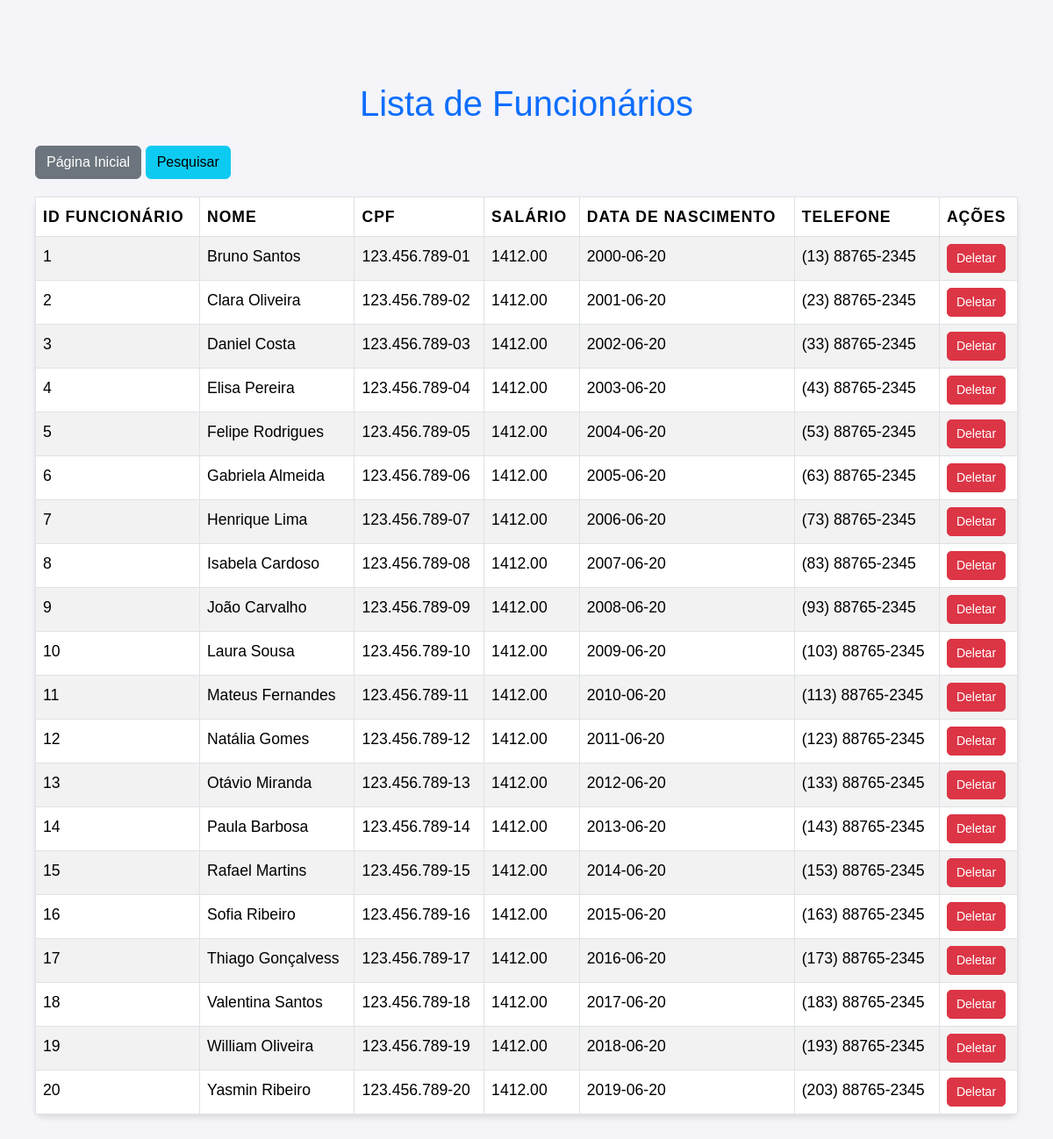
Before: /funcionariosql.php (signed in) with the older database file.
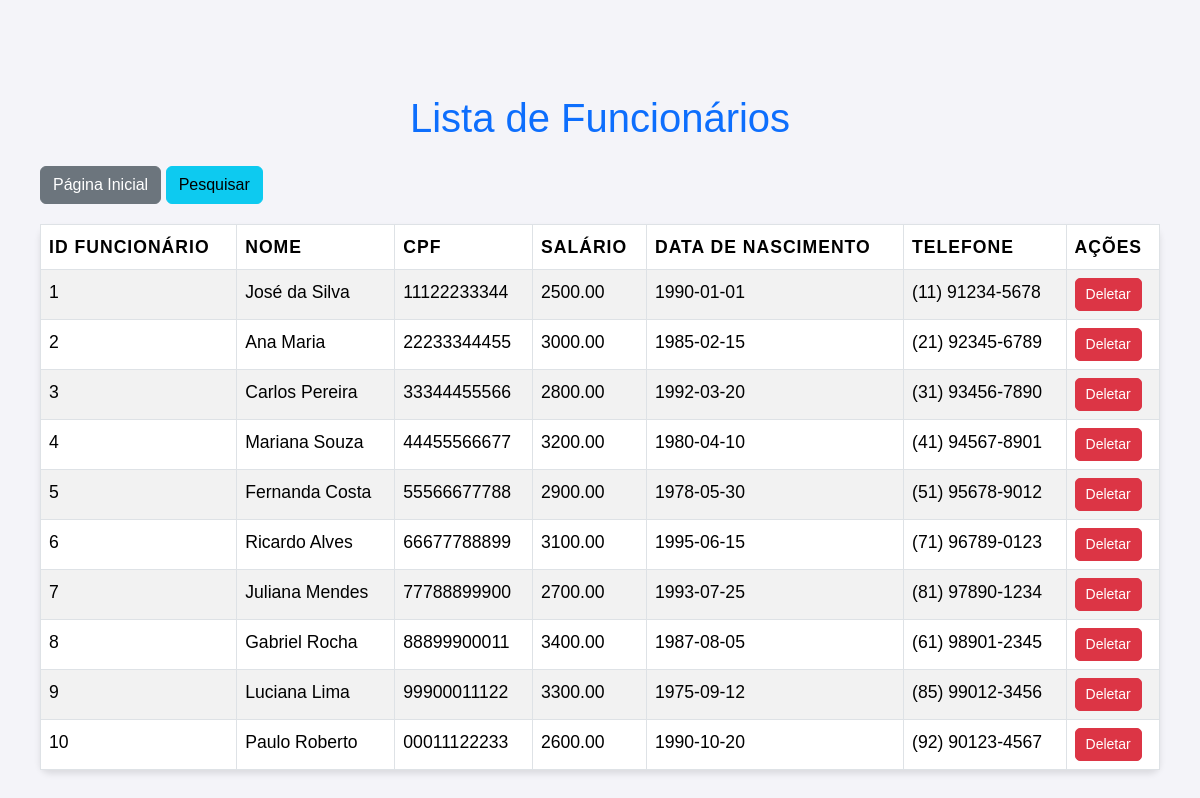
After: the same page with the newer database file.
### tables this page shows
CREATE TABLE IF NOT EXISTS `funcionario` (
  `idfuncionario` INT NOT NULL AUTO_INCREMENT,
  `nome` VARCHAR(100) NOT NULL,
  `cpf` VARCHAR(45) NOT NULL,
  `salario` DECIMAL(10,2) NOT NULL,
  `data_de_nascimento` DATE NOT NULL,
  `telefone` VARCHAR(45) NOT NULL,
  PRIMARY KEY (`idfuncionario`));

### public/funcionariosql.php (the view, shortened to what this page needs)
<?php
require_once "../controle/conexao.php";
?>
<!DOCTYPE html>
<html lang="pt-br">
<head>
    <link href="https://cdn.jsdelivr.net/npm/bootstrap@5.3.3/dist/css/bootstrap.min.css" rel="stylesheet">
    <link rel="stylesheet" href="./css/estilo.css">
</head>
<body>
    <div class="container my-4">
        <h1 class="text-center text-primary mb-4">Lista de Funcionários</h1>
        <div class="mb-3">
            <a href="home.php" class="btn btn-secondary">Página Inicial</a>
            <a href="../controle/pesquisarfuncionario.php" class="btn btn-info">Pesquisar</a>
        </div>
        <table class="table table-bordered table-striped table-hover">
            <thead class="thead-dark">
                <tr>
                    <th>ID Funcionário</th>
                    <th>Nome</th>
                    <th>CPF</th>
                    <th>Salário</th>
                    <th>Data de Nascimento</th>
                    <th>Telefone</th>
                    <th>Ações</th>
                </tr>
            </thead>
            <tbody>
                <?php
                $campo = 'idfuncionario';
                $tabela = 'funcionario';
                $loc = 'funcionariosql.php';
                $sql = "SELECT * FROM funcionario";
                $resultados = mysqli_query($conexao, $sql);
                while ($linha = mysqli_fetch_array($resultados)) {
                    $id = $linha['idfuncionario'];
                    $nome = $linha['nome'];
                    $cpf = $linha['cpf'];
                    $salario = $linha['salario'];
                    $data_de_nascimento = $linha["data_de_nascimento"];
                    $telefone = $linha["telefone"];
                    echo "<tr>";
                    echo "<td>{$id}</td>";
                    echo "<td>{$nome}</td>";
                    echo "<td>{$cpf}</td>";
                    echo "<td>{$salario}</td>";
                    echo "<td>{$data_de_nascimento}</td>";
                    echo "<td>{$telefone}</td>";
                    echo "<td>
                            <a href='../controle/deletar.php?id={$id}&campo={$campo}&tabela={$tabela}&loc={$loc}' class='btn btn-danger btn-sm'>Deletar</a>
                        </td>";
                    echo "</tr>";
                }
                ?>
            </tbody>
        </table>
    </div>
</body>
</html>

Changed rows visible on the page:
removed funcionario: idfuncionario "11", nome "Mateus Fernandes", cpf "123.456.789-11", salario "1412.00", data_de_nascimento "2010-06-20", telefone "(113) 88765-2345"
removed funcionario: idfuncionario "12", nome "Natália Gomes", cpf "123.456.789-12", salario "1412.00", data_de_nascimento "2011-06-20", telefone "(123) 88765-2345"
removed funcionario: idfuncionario "13", nome "Otávio Miranda", cpf "123.456.789-13", salario "1412.00", data_de_nascimento "2012-06-20", telefone "(133) 88765-2345"
removed funcionario: idfuncionario "14", nome "Paula Barbosa", cpf "123.456.789-14", salario "1412.00", data_de_nascimento "2013-06-20", telefone "(143) 88765-2345"
removed funcionario: idfuncionario "15", nome "Rafael Martins", cpf "123.456.789-15", salario "1412.00", data_de_nascimento "2014-06-20", telefone "(153) 88765-2345"
removed funcionario: idfuncionario "16", nome "Sofia Ribeiro", cpf "123.456.789-16", salario "1412.00", data_de_nascimento "2015-06-20", telefone "(163) 88765-2345"
removed funcionario: idfuncionario "17", nome "Thiago Gonçalvess", cpf "123.456.789-17", salario "1412.00", data_de_nascimento "2016-06-20", telefone "(173) 88765-2345"
removed funcionario: idfuncionario "18", nome "Valentina Santos", cpf "123.456.789-18", salario "1412.00", data_de_nascimento "2017-06-20", telefone "(183) 88765-2345"
removed funcionario: idfuncionario "19", nome "William Oliveira", cpf "123.456.789-19", salario "1412.00", data_de_nascimento "2018-06-20", telefone "(193) 88765-2345"
removed funcionario: idfuncionario "20", nome "Yasmin Ribeiro", cpf "123.456.789-20", salario "1412.00", data_de_nascimento "2019-06-20", telefone "(203) 88765-2345"
changed funcionario id 1: nome "Bruno Santos" → "José da Silva"; cpf "123.456.789-01" → "11122233344"; salario "1412.00" → "2500.00"; data_de_nascimento "2000-06-20" → "1990-01-01"; telefone "(13) 88765-2345" → "(11) 91234-5678"
changed funcionario id 2: nome "Clara Oliveira" → "Ana Maria"; cpf "123.456.789-02" → "22233344455"; salario "1412.00" → "3000.00"; data_de_nascimento "2001-06-20" → "1985-02-15"; telefone "(23) 88765-2345" → "(21) 92345-6789"
changed funcionario id 3: nome "Daniel Costa" → "Carlos Pereira"; cpf "123.456.789-03" → "33344455566"; salario "1412.00" → "2800.00"; data_de_nascimento "2002-06-20" → "1992-03-20"; telefone "(33) 88765-2345" → "(31) 93456-7890"
changed funcionario id 4: nome "Elisa Pereira" → "Mariana Souza"; cpf "123.456.789-04" → "44455566677"; salario "1412.00" → "3200.00"; data_de_nascimento "2003-06-20" → "1980-04-10"; telefone "(43) 88765-2345" → "(41) 94567-8901"
changed funcionario id 5: nome "Felipe Rodrigues" → "Fernanda Costa"; cpf "123.456.789-05" → "55566677788"; salario "1412.00" → "2900.00"; data_de_nascimento "2004-06-20" → "1978-05-30"; telefone "(53) 88765-2345" → "(51) 95678-9012"
changed funcionario id 6: nome "Gabriela Almeida" → "Ricardo Alves"; cpf "123.456.789-06" → "66677788899"; salario "1412.00" → "3100.00"; data_de_nascimento "2005-06-20" → "1995-06-15"; telefone "(63) 88765-2345" → "(71) 96789-0123"
changed funcionario id 7: nome "Henrique Lima" → "Juliana Mendes"; cpf "123.456.789-07" → "77788899900"; salario "1412.00" → "2700.00"; data_de_nascimento "2006-06-20" → "1993-07-25"; telefone "(73) 88765-2345" → "(81) 97890-1234"
changed funcionario id 8: nome "Isabela Cardoso" → "Gabriel Rocha"; cpf "123.456.789-08" → "88899900011"; salario "1412.00" → "3400.00"; data_de_nascimento "2007-06-20" → "1987-08-05"; telefone "(83) 88765-2345" → "(61) 98901-2345"
changed funcionario id 9: nome "João Carvalho" → "Luciana Lima"; cpf "123.456.789-09" → "99900011122"; salario "1412.00" → "3300.00"; data_de_nascimento "2008-06-20" → "1975-09-12"; telefone "(93) 88765-2345" → "(85) 99012-3456"
changed funcionario id 10: nome "Laura Sousa" → "Paulo Roberto"; cpf "123.456.789-10" → "00011122233"; salario "1412.00" → "2600.00"; data_de_nascimento "2009-06-20" → "1990-10-20"; telefone "(103) 88765-2345" → "(92) 90123-4567"
